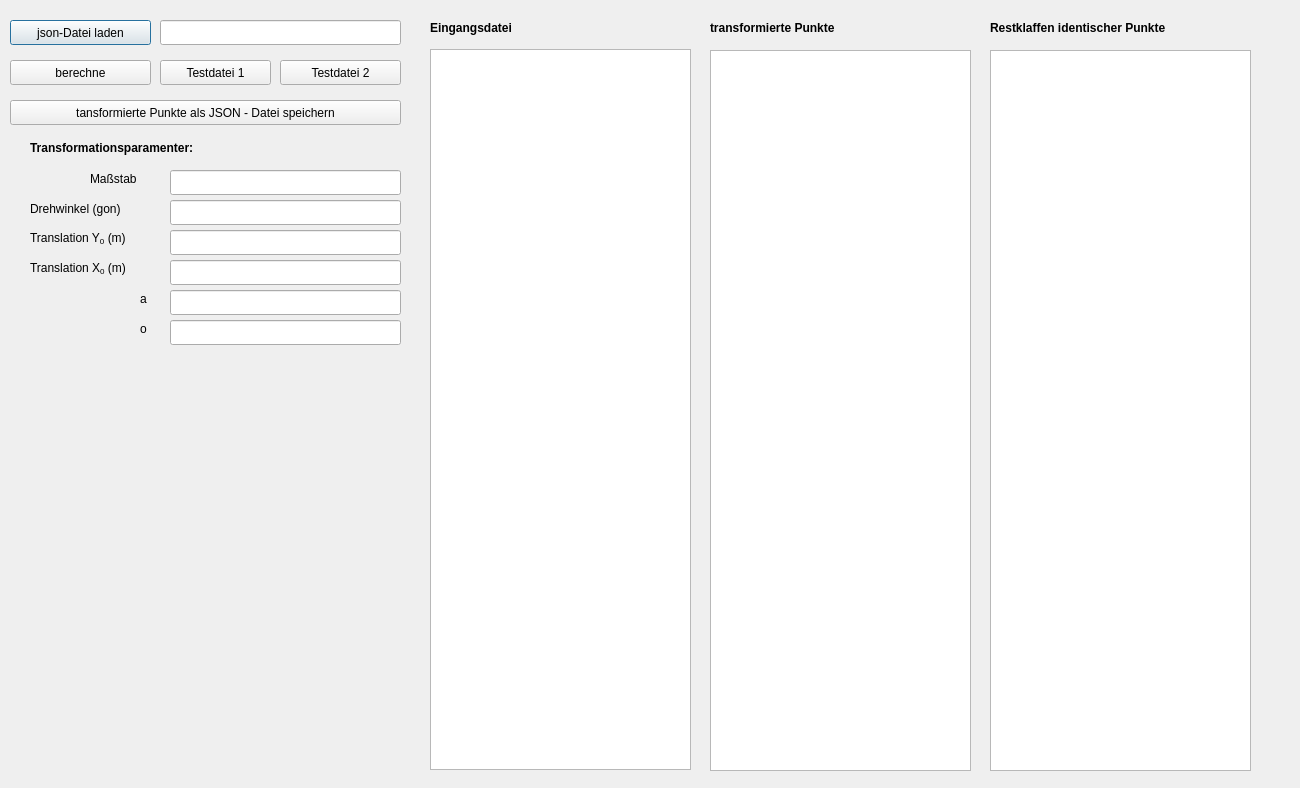
<?xml version="1.0" encoding="UTF-8"?>
<ui version="4.0">
 <class>Helmerttransformation_gui</class>
 <widget class="QDialog" name="Helmerttransformation_gui">
  <property name="geometry">
   <rect>
    <x>0</x>
    <y>0</y>
    <width>1300</width>
    <height>788</height>
   </rect>
  </property>
  <property name="windowTitle">
   <string>Helmerttransformation</string>
  </property>
  <widget class="QPushButton" name="pushButton_datei">
   <property name="geometry">
    <rect>
     <x>10</x>
     <y>20</y>
     <width>141</width>
     <height>25</height>
    </rect>
   </property>
   <property name="text">
    <string>json-Datei laden</string>
   </property>
  </widget>
  <widget class="QLineEdit" name="lineEdit_dateipfad">
   <property name="geometry">
    <rect>
     <x>160</x>
     <y>20</y>
     <width>241</width>
     <height>25</height>
    </rect>
   </property>
  </widget>
  <widget class="QPushButton" name="pushButton_berechne">
   <property name="geometry">
    <rect>
     <x>10</x>
     <y>60</y>
     <width>141</width>
     <height>25</height>
    </rect>
   </property>
   <property name="text">
    <string>berechne</string>
   </property>
  </widget>
  <widget class="QLabel" name="label">
   <property name="geometry">
    <rect>
     <x>30</x>
     <y>140</y>
     <width>211</width>
     <height>17</height>
    </rect>
   </property>
   <property name="text">
    <string>&lt;b&gt;Transformationsparamenter:&lt;/b&gt;</string>
   </property>
  </widget>
  <widget class="QLabel" name="label_2">
   <property name="geometry">
    <rect>
     <x>90</x>
     <y>170</y>
     <width>71</width>
     <height>17</height>
    </rect>
   </property>
   <property name="text">
    <string>Maßstab</string>
   </property>
  </widget>
  <widget class="QLabel" name="label_3">
   <property name="geometry">
    <rect>
     <x>30</x>
     <y>200</y>
     <width>121</width>
     <height>17</height>
    </rect>
   </property>
   <property name="text">
    <string>Drehwinkel (gon)</string>
   </property>
  </widget>
  <widget class="QLabel" name="label_4">
   <property name="geometry">
    <rect>
     <x>30</x>
     <y>230</y>
     <width>131</width>
     <height>17</height>
    </rect>
   </property>
   <property name="text">
    <string>Translation Y&lt;sub&gt;0&lt;/sub&gt; (m)</string>
   </property>
  </widget>
  <widget class="QLabel" name="label_5">
   <property name="geometry">
    <rect>
     <x>140</x>
     <y>290</y>
     <width>16</width>
     <height>17</height>
    </rect>
   </property>
   <property name="text">
    <string>a</string>
   </property>
  </widget>
  <widget class="QLabel" name="label_6">
   <property name="geometry">
    <rect>
     <x>140</x>
     <y>320</y>
     <width>131</width>
     <height>17</height>
    </rect>
   </property>
   <property name="text">
    <string>o</string>
   </property>
  </widget>
  <widget class="QLineEdit" name="lineEdit_m">
   <property name="geometry">
    <rect>
     <x>170</x>
     <y>170</y>
     <width>231</width>
     <height>25</height>
    </rect>
   </property>
  </widget>
  <widget class="QLineEdit" name="lineEdit_winkel">
   <property name="geometry">
    <rect>
     <x>170</x>
     <y>200</y>
     <width>231</width>
     <height>25</height>
    </rect>
   </property>
  </widget>
  <widget class="QLineEdit" name="lineEdit_transY">
   <property name="geometry">
    <rect>
     <x>170</x>
     <y>230</y>
     <width>231</width>
     <height>25</height>
    </rect>
   </property>
  </widget>
  <widget class="QLineEdit" name="lineEdit_a">
   <property name="geometry">
    <rect>
     <x>170</x>
     <y>290</y>
     <width>231</width>
     <height>25</height>
    </rect>
   </property>
  </widget>
  <widget class="QLineEdit" name="lineEdit_o">
   <property name="geometry">
    <rect>
     <x>170</x>
     <y>320</y>
     <width>231</width>
     <height>25</height>
    </rect>
   </property>
  </widget>
  <widget class="QPushButton" name="pushButton_test">
   <property name="geometry">
    <rect>
     <x>160</x>
     <y>60</y>
     <width>111</width>
     <height>25</height>
    </rect>
   </property>
   <property name="text">
    <string>Testdatei 1</string>
   </property>
  </widget>
  <widget class="QPlainTextEdit" name="plainTextEdit_in">
   <property name="geometry">
    <rect>
     <x>430</x>
     <y>49</y>
     <width>261</width>
     <height>721</height>
    </rect>
   </property>
  </widget>
  <widget class="QPlainTextEdit" name="plainTextEdit_out">
   <property name="geometry">
    <rect>
     <x>710</x>
     <y>50</y>
     <width>261</width>
     <height>721</height>
    </rect>
   </property>
  </widget>
  <widget class="QLabel" name="label_7">
   <property name="geometry">
    <rect>
     <x>30</x>
     <y>260</y>
     <width>131</width>
     <height>17</height>
    </rect>
   </property>
   <property name="text">
    <string>Translation X&lt;sub&gt;0&lt;/sub&gt; (m)</string>
   </property>
  </widget>
  <widget class="QLineEdit" name="lineEdit_transX">
   <property name="geometry">
    <rect>
     <x>170</x>
     <y>260</y>
     <width>231</width>
     <height>25</height>
    </rect>
   </property>
  </widget>
  <widget class="QPushButton" name="pushButton_test2">
   <property name="geometry">
    <rect>
     <x>280</x>
     <y>60</y>
     <width>121</width>
     <height>25</height>
    </rect>
   </property>
   <property name="text">
    <string>Testdatei 2</string>
   </property>
  </widget>
  <widget class="QPushButton" name="pushButton_speichern">
   <property name="geometry">
    <rect>
     <x>10</x>
     <y>100</y>
     <width>391</width>
     <height>25</height>
    </rect>
   </property>
   <property name="text">
    <string>tansformierte Punkte als JSON - Datei speichern</string>
   </property>
  </widget>
  <widget class="QLabel" name="label_helmert">
   <property name="geometry">
    <rect>
     <x>20</x>
     <y>420</y>
     <width>381</width>
     <height>351</height>
    </rect>
   </property>
   <property name="text">
    <string/>
   </property>
  </widget>
  <widget class="QLabel" name="label_11">
   <property name="geometry">
    <rect>
     <x>430</x>
     <y>20</y>
     <width>211</width>
     <height>17</height>
    </rect>
   </property>
   <property name="text">
    <string>&lt;b&gt;Eingangsdatei&lt;/b&gt;</string>
   </property>
  </widget>
  <widget class="QLabel" name="label_12">
   <property name="geometry">
    <rect>
     <x>710</x>
     <y>20</y>
     <width>211</width>
     <height>17</height>
    </rect>
   </property>
   <property name="text">
    <string>&lt;b&gt;transformierte Punkte&lt;/b&gt;</string>
   </property>
  </widget>
  <widget class="QLabel" name="label_13">
   <property name="geometry">
    <rect>
     <x>990</x>
     <y>20</y>
     <width>251</width>
     <height>17</height>
    </rect>
   </property>
   <property name="text">
    <string>&lt;html&gt;&lt;head/&gt;&lt;body&gt;&lt;p&gt;&lt;span style=&quot; font-weight:700;&quot;&gt;Restklaffen identischer Punkte&lt;/span&gt;&lt;/p&gt;&lt;/body&gt;&lt;/html&gt;</string>
   </property>
  </widget>
  <widget class="QPlainTextEdit" name="plainTextEdit_rstklf">
   <property name="geometry">
    <rect>
     <x>990</x>
     <y>50</y>
     <width>261</width>
     <height>721</height>
    </rect>
   </property>
  </widget>
 </widget>
 <resources/>
 <connections/>
</ui>
